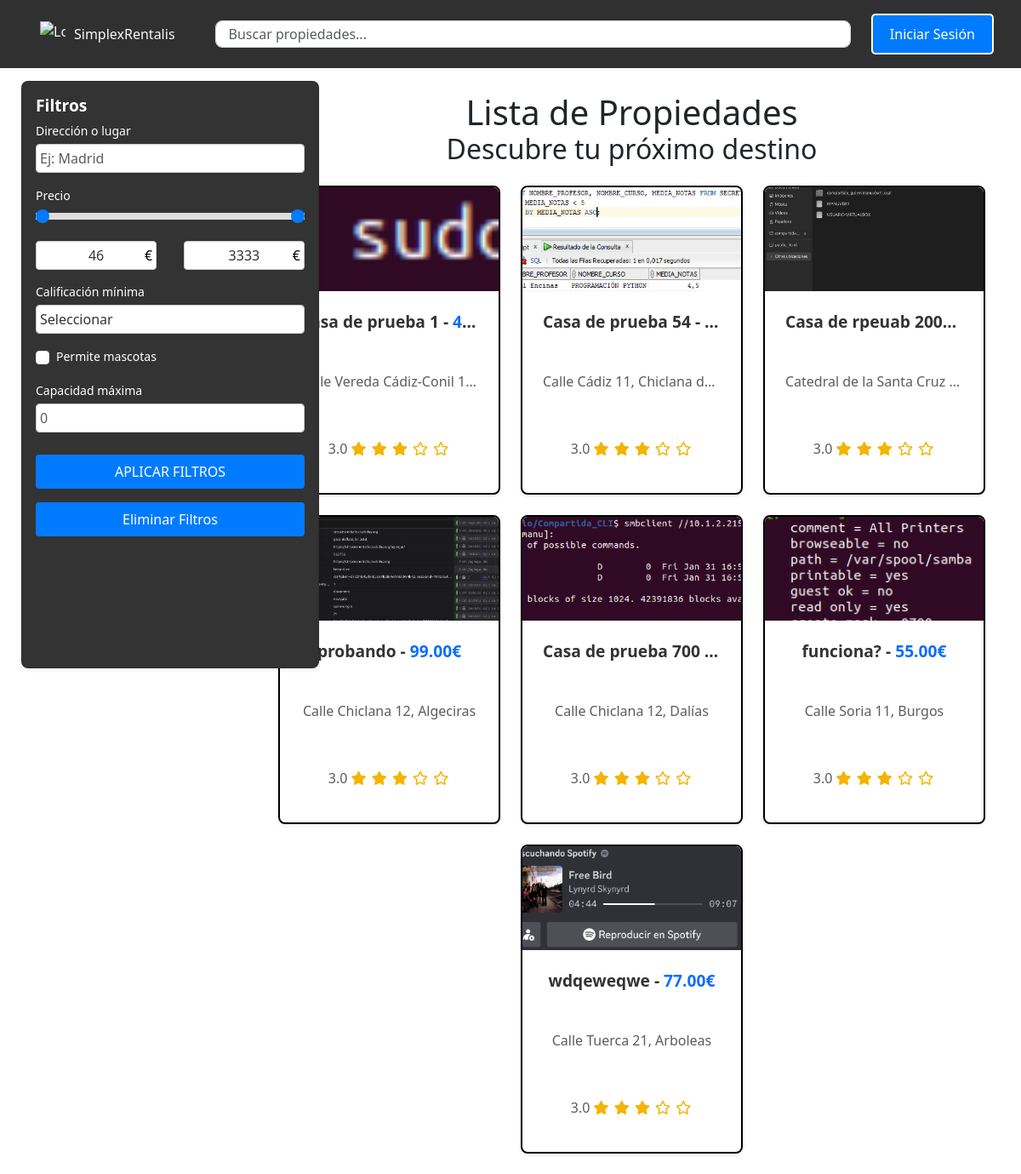
Page /propiedades/ on the earlier database version.
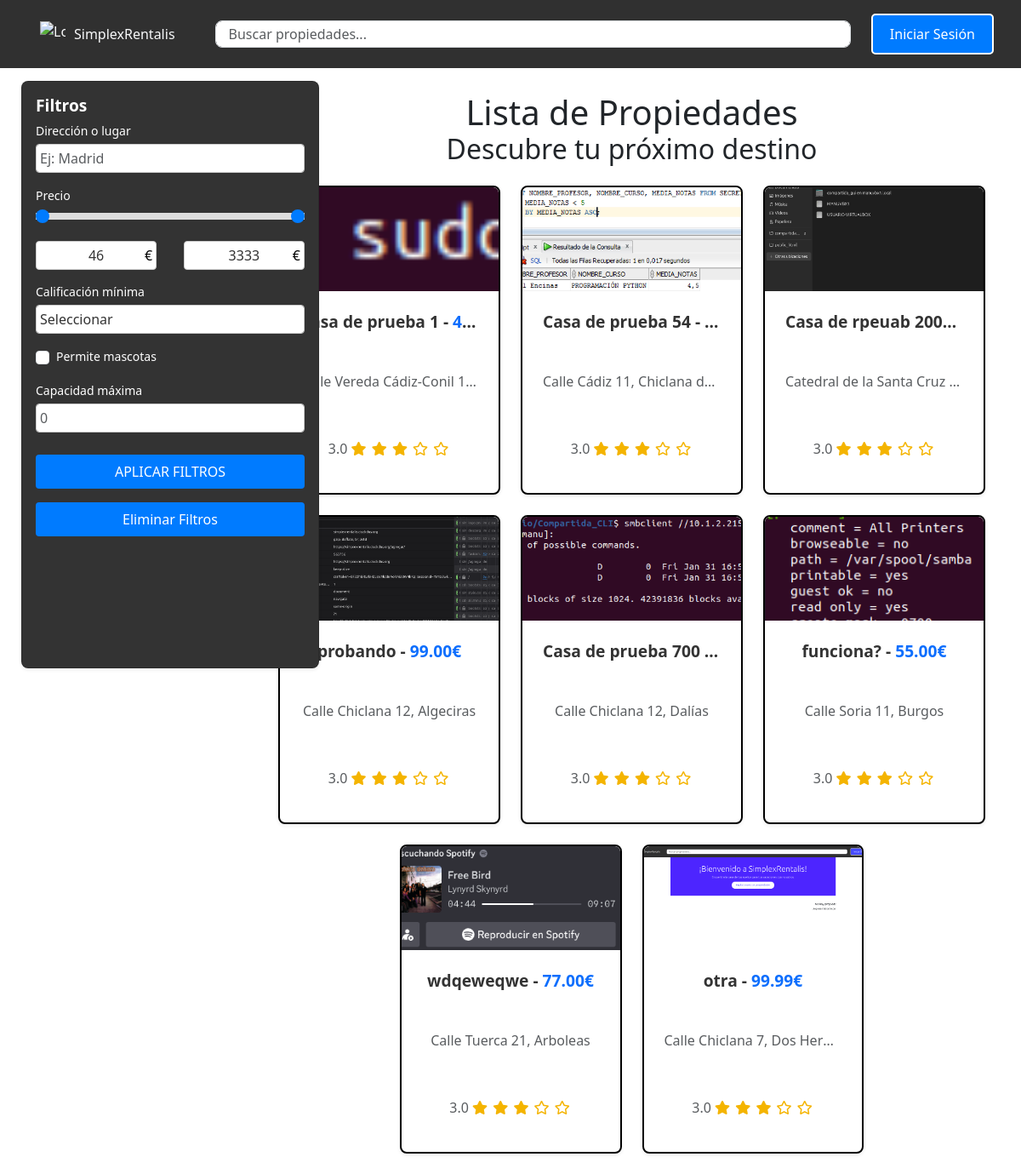
Same page on the later database version.
### SimplexRentalisAPP/models.py (models this page shows, shortened)
class Propiedades(models.Model):
    id = models.AutoField(primary_key=True)
    nombre = models.CharField(max_length=100, blank=False, null=False)
    descripcion = models.TextField(max_length=3000, blank=True, null=True)
    direccion = models.ForeignKey('Direcciones', on_delete=models.CASCADE, related_name='propiedades')
    precio_noche = MoneyField(max_digits=10, decimal_places=2, blank=False, null=False, default_currency='EUR')
    propietario = models.ForeignKey('User', on_delete=models.CASCADE, related_name='propiedades', blank=False, null=False)
    calificacion = models.DecimalField(
        default=3.0,
        blank=False,
        null=False,
        max_digits=3,
        validators=[MinValueValidator(1), MaxValueValidator(5)],
        decimal_places=1
    )
    permite_mascotas = models.BooleanField(default=False)
    en_mantenimiento = models.BooleanField(default=False)
    capacidad_maxima = models.IntegerField(default=1, blank=False, null=False)
    cantidad_banos = models.IntegerField(default=1, blank=False, null=False)
    cantidad_dormitorios = models.IntegerField(default=1, blank=False, null=False)
    galeria = models.ForeignKey('Galeria', on_delete=models.CASCADE, related_name='propiedades_galeria', blank=True, null=True)
    class Meta:
        constraints = [
            models.UniqueConstraint(fields=['direccion', 'propietario'], name='unique_direccion_propietario')
        ]

class Direcciones(models.Model):
    id = models.AutoField(primary_key=True)  # Campo id declarado explícitamente
    calle = models.CharField(max_length=255)
    numero_casa = models.CharField(max_length=20, blank=False, null=False)
    numero_puerta = models.CharField(max_length=20, blank=True, null=True)
    codigo_postal = models.CharField(max_length=20, blank=False, null=False)
    ciudad = models.CharField(max_length=100)
    co_autonoma = models.CharField(max_length=100)
    provincia = models.CharField(max_length=100)
    pais = models.CharField(max_length=100)
    latitud = models.FloatField(null=True, blank=True)
    longitud = models.FloatField(null=True, blank=True)
    def __str__(self):
        return f"{self.calle} {self.numero_casa}, {self.ciudad}"

### SimplexRentalisAPP/views.py (the view, shortened to what this page needs)
# urls.py: path('propiedades/', views.propiedades, name='propiedades'),
def propiedades(request):
    query = request.GET.get('q')
    direccion = request.GET.get('direccion')
    precio_min = request.GET.get('precio_min')
    precio_max = request.GET.get('precio_max')
    calificacion = request.GET.get('calificacion')
    permite_mascotas = request.GET.get('permite_mascotas')
    capacidad_maxima = request.GET.get('capacidad_maxima')
    precio_minimo = Propiedades.objects.aggregate(min_precio=Min('precio_noche'))['min_precio'] or 0
    precio_maximo = Propiedades.objects.aggregate(max_precio=Max('precio_noche'))['max_precio'] or 10000
    form = FiltroPropiedadesForm(request.GET)
    propiedades = Propiedades.objects.prefetch_related('gallery_images').filter(en_mantenimiento=False)
    if form.is_valid():
        if direccion:
            propiedades = propiedades.filter(
                Q(direccion__calle__icontains=direccion) |
                Q(direccion__ciudad__icontains=direccion) |
                Q(direccion__provincia__icontains=direccion)
            )
        if precio_min:
            propiedades = propiedades.filter(precio_noche__gte=precio_min)
        if precio_max:
            propiedades = propiedades.filter(precio_noche__lte=precio_max)
        if calificacion:
            propiedades = propiedades.filter(calificacion__gte=int(calificacion))
        if permite_mascotas:
            propiedades = propiedades.filter(permite_mascotas=(permite_mascotas == 'True'))
        if capacidad_maxima:
            propiedades = propiedades.filter(capacidad_maxima__gte=capacidad_maxima)
    for propiedad in propiedades:
        portada = propiedad.gallery_images.filter(portada=True).order_by('id').first()
        if not portada:
            portada = propiedad.gallery_images.order_by('id').first()
        propiedad.portada = portada.imagen.url if portada else "/static/images/default_property.jpg"
    if 'precio_max' not in request.GET:
        form.fields['precio_max'].initial = precio_maximo
    if 'precio_min' not in request.GET:
        form.fields['precio_min'].initial = precio_minimo
    context = {
        'propiedades': propiedades,
        'form': form,
        'precio_minimo': precio_minimo,
        'precio_maximo': precio_maximo,
        'query': query
    }
    return render(request, 'SimplexRentalisAPP/propiedades_list.html', context)

### SimplexRentalisAPP/templates/SimplexRentalisAPP/propiedades_list.html (shortened to what this page needs)
{% extends 'base.html' %}
{% load static %}
{% block content %}
<div class="container mt-5">
    <div class="row">
        <div class="col-md-3 mb-4">
            <div class="card shadow-sm rounded-3 p-3 fixed-left no-animation">
                <h5 class="card-title">Filtros</h5>
                <form id="filtroForm" method="get" action="{% url 'propiedades' %}">
                    <div class="mb-3">
                        <label for="direccion" class="form-label">Dirección o lugar</label>
                        <input type="text" class="form-control" id="direccion" name="direccion" placeholder="Ej: Madrid" value="{{ request.GET.direccion }}">
                    </div>
                    <label for="minPrice" class="form-label">Precio</label>
                    <div class="slider-container">
                        <div class="range-slider">
                            <input type="range" id="minPrice" name="precio_min" min="{{ precio_minimo }}" max="{{ precio_maximo }}"
                            value="{{ request.GET.precio_min|default:precio_minimo }}" oninput="updatePriceValues()" class="slider thumb-lower">
                            <input type="range" id="maxPrice" name="precio_max" min="{{ precio_minimo }}" max="{{ precio_maximo }}"
                            value="{{ request.GET.precio_max|default:precio_maximo }}" oninput="updatePriceValues()" class="slider">
                        </div>
                        <div class="price-range">
                            <div style="position: relative; width: 45%;">
                                <input type="text" id="minPriceValue" value="{{ request.GET.precio_min|default:precio_minimo }}">
                                <span>€</span>
                            </div>
                            <div style="position: relative; width: 45%;">
                                <input type="text" id="maxPriceValue" value="{{ request.GET.precio_max|default:precio_maximo }}">
                                <span>€</span>
                            </div>
                        </div>
                    </div>
                    <div class="mb-3">
                        <label for="calificacion" class="form-label">Calificación mínima</label>
                        <select class="form-control" id="calificacion" name="calificacion">
                            <option value="">Seleccionar</option>
                        </select>
                    </div>
                    <div class="mb-3 form-check">
                        <input type="checkbox" class="form-check-input" id="permite_mascotas" name="permite_mascotas" value="True" {% if request.GET.permite_mascotas %}checked{% endif %}>
                        <label class="form-check-label" for="permite_mascotas">Permite mascotas</label>
                    </div>
                    <div class="mb-3">
                        <label for="capacidad_maxima" class="form-label">Capacidad máxima</label>
                        <input type="number" class="form-control" id="capacidad_maxima" name="capacidad_maxima" placeholder="0" value="{{ request.GET.capacidad_maxima }}">
                    </div>
                    <button type="submit" class="btn btn-primary w-100">Aplicar Filtros</button>
                    <button type="button" class="btn btn-secondary w-100 mt-3" id="eliminarFiltrosBtn">Eliminar Filtros</button>
                </form>
            </div>
        </div>
        <div class="col-md-9">
            <div class="position-relative mb-4">
                <h1 class="text-center m-0">{% if query and query != "None" %}Resultados de Búsqueda{% else %}Lista de Propiedades{% endif %}</h1>
                <h2 class="text-center m-0">{% if query and query != "None" %}Tu próximo destino segun tus indicaciones{% else %}Descubre tu próximo destino{% endif %}</h2>
            </div>
            <div class="row justify-content-center">
                {% if propiedades %}
                    {% for propiedad in propiedades %}
                    <div class="col-12 col-md-6 col-lg-4 mb-4 d-flex align-items-stretch">
                        <div class="propiedad-card-wrapper position-relative">
                            <a href="{% url 'propiedad_detallada' propiedad.pk %}" class="text-decoration-none">
                                <div class="card propiedad-card shadow-sm rounded-3 overflow-hidden" style="height: 100%; display: flex; flex-direction: column;">
                                    <div class="card-image" style="height: 200px; overflow: hidden;">
                                        <img src="{{ propiedad.portada }}" class="img-fluid rounded-top" alt="Imagen de {{ propiedad.nombre }}" style="width: 100%; height: 100%; object-fit: cover;">
                                    </div>
                                    <div class="card-body p-4" style="flex-grow: 1;">
                                        <h5 class="card-title text-truncate">{{ propiedad.nombre }} - <span class="text-primary">{{ propiedad.precio_noche }}€</span></h5>
                                        <p class="card-text text-muted text-truncate">{{ propiedad.direccion }}</p>
                                        <p class="text-muted">
                                            {{ propiedad.calificacion|default:"-" }}
                                            <span class="stars">
                                                {% for i in "12345" %}
                                                    {% if forloop.counter <= propiedad.calificacion %}
                                                        <i class="fas fa-star"></i>
                                                    {% else %}
                                                        <i class="far fa-star"></i>
                                                    {% endif %}
                                                {% endfor %}
                                            </span>
                                        </p>
                                    </div>
                                </div>
                            </a>
                        </div>
                    </div>
                    {% endfor %}
                {% else %}
                    <p class="text-center text-muted">No hay propiedades que coincidan con los filtros.</p>
                {% endif %}
            </div>
        </div>
    </div>
</div>
{% endblock %}

### SimplexRentalisAPP/templates/base.html (shortened to what this page needs)
<!DOCTYPE html>
<html lang="es">
<head>
  {% load static %}
  <link href="https://cdn.jsdelivr.net/npm/bootstrap@5.3.0-alpha3/dist/css/bootstrap.min.css" rel="stylesheet">
  <link rel="stylesheet" href="{% static 'css/style.css' %}">
  <link rel="stylesheet" href="https://cdnjs.cloudflare.com/ajax/libs/font-awesome/5.15.4/css/all.min.css">
</head>
<body>
  <div class="navbar">
    <div class="container-fluid d-flex justify-content-between align-items-center">
      <div class="d-flex align-items-center">
        <a href="/" class="menu-item text-light d-flex align-items-center me-3">
          <img src="{% static 'defaults/logo.png' %}" alt="Logo" style="width: 30px; height: 30px; margin-right: 10px;">
          SimplexRentalis
        </a>
      </div>
      <form class="d-flex flex-grow-1 mx-3" action="{% url 'propiedades' %}" method="GET">
        <input class="form-control me-2" type="search" placeholder="Buscar propiedades..." aria-label="Search" name="q" style="flex-grow: 1; width: 300px; height: 30px;">
      </form>
      <div class="d-flex align-items-center">
        <div id="userMenu" class="position-relative">
          {% if user.is_authenticated %}
            <a href="#" class="d-flex align-items-center" id="userDropdown" data-bs-toggle="dropdown" aria-expanded="false">
              {% if user.avatar %}
                <img src="{{ user.avatar.url }}" alt="Avatar" class="rounded-circle" style="width: 30px; height: 30px; margin-right: 10px;">
              {% else %}
                <img src="/media/defaults/default_avatar.png" alt="Avatar" class="rounded-circle" style="width: 30px; height: 30px; margin-right: 10px;">
              {% endif %}
              <span class="text-light">{{ user.username }}</span>
            </a>
            <ul class="dropdown-menu dropdown-menu-end" aria-labelledby="userDropdown">
              <li><a class="dropdown-item" href="{% url 'settings' %}">Configuración de la cuenta</a></li>
              <li><a class="dropdown-item" href="{% url 'logout' %}">Cerrar sesión</a></li>
            </ul>
          {% else %}
            <button class="btn btn-outline-light btn-login" data-bs-toggle="modal" data-bs-target="#loginModal">Iniciar Sesión</button>
          {% endif %}
        </div>
      </div>
    </div>
  </div>
  <div id="main-content">
    {% block content %}
    {% endblock %}
  </div>

Differences in the rows shown:
added Propiedades: shows a picture, nombre "otra", precio_noche "99.99", direccion "Calle Chiclana 7, Dos Her…", calificacion "3.0"
